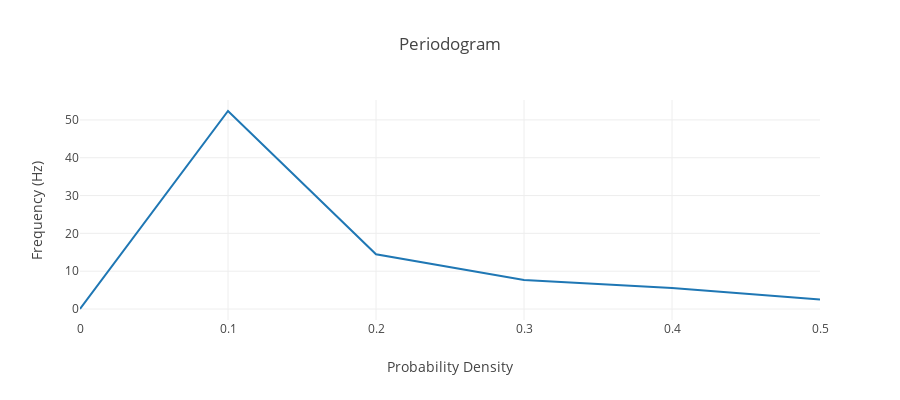
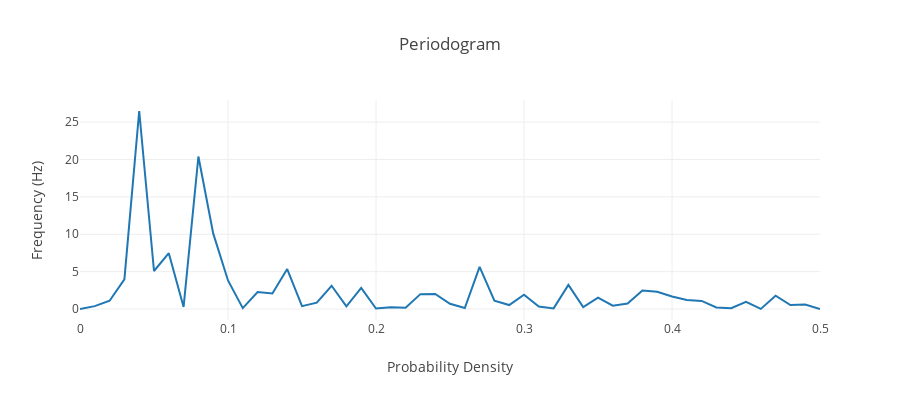

Notebook source saved alongside these figures, in order:
### Code cell
# Test on different inputs.

# Regular Array
z1 = np.array([1, 2, 3, 4, 5, 6, 7, 8, 9, 10])
pgram(z1)

# AR(1) Process with phi = 0.5
n = 100
a = np.zeros(n)
a[1] = random.normalvariate(0, 1)
for i in range(1, n):
    a[i] = 0.5*a[i-1] + random.normalvariate(0, 1)
pgram(a)

### Figure 1 — Plotly figure (JSON) as saved in the notebook; plotly's stock layout.template omitted (floating-point values rounded to 4 significant figures)
{"data": [{"mode": "lines", "type": "scatter", "x": [0, 0.1, 0.2, 0.3, 0.4, 0.5], "y": [0, 52.36, 14.47, 7.639, 5.528, 2.5]}], "layout": {"height": 400, "title": "Periodogram", "width": 900, "xaxis": {"title": "Probability Density", "zeroline": false}, "yaxis": {"title": "Frequency (Hz)", "zeroline": false}}}

### Figure 2 — Plotly figure (JSON) as saved in the notebook; plotly's stock layout.template omitted (floating-point values rounded to 4 significant figures)
{"data": [{"mode": "lines", "type": "scatter", "x": [0, 0.01, 0.02, 0.03, 0.04, 0.05, 0.06, 0.07, 0.08, 0.09, 0.1, 0.11, 0.12, 0.13, 0.14, 0.15, 0.16, 0.17, 0.18, 0.19, 0.2, 0.21, 0.22, 0.23, 0.24, 0.25, 0.26, 0.27, 0.28, 0.29, 0.3, 0.31, 0.32, 0.33, 0.34, 0.35, 0.36, 0.37, 0.38, 0.39, 0.4, 0.41, 0.42, 0.43, 0.44, 0.45, 0.46, 0.47, 0.48, 0.49, 0.5], "y": [4.93e-32, 0.3868, 1.098, 3.956, 26.49, 5.084, 7.473, 0.277, 20.4, 10.12, 3.819, 0.1149, 2.279, 2.068, 5.351, 0.379, 0.8408, 3.11, 0.3533, 2.824, 0.07266, 0.2445, 0.1538, 1.988, 2.01, 0.707, 0.1328, 5.64, 1.113, 0.5239, 1.919, 0.3213, 0.08104, 3.221, 0.2642, 1.515, 0.4391, 0.7288, 2.48, 2.295, 1.673, 1.205, 1.08, 0.216, 0.1058, 0.9553, 0.01613, 1.788, 0.5285, 0.5915, 0.007948]}], "layout": {"height": 400, "title": "Periodogram", "width": 900, "xaxis": {"title": "Probability Density", "zeroline": false}, "yaxis": {"title": "Frequency (Hz)", "zeroline": false}}}
